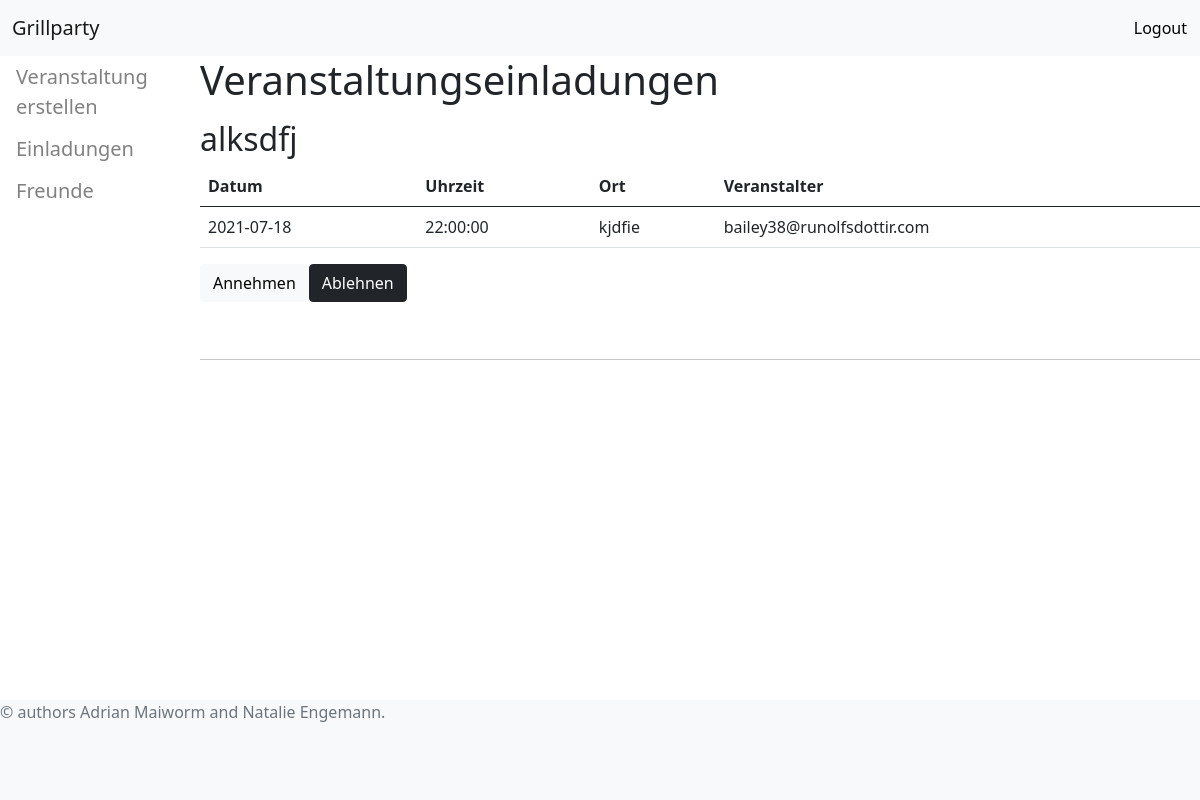
/invitations (signed in), run on the app's committed database.
### tables this page shows
CREATE TABLE parties (
				id INTEGER NOT NULL PRIMARY KEY AUTOINCREMENT,
				title TEXT NOT NULL,
				date TEXT NOT NULL,
				time TEXT NOT NULL,
				address TEXT NOT NULL,
				owner TEXT NOT NULL,
				FOREIGN KEY (owner) REFERENCES users(mailaddress));

### main.py (the view)
@app.route('/invitations', methods=['POST', 'GET'])
def invitations():
    session._get_current_object.__name__
    user = session["user"]
    invites = select_open_party_invites(conn, cur, user)
    print(invites)
    if request.method == "POST":
        Submit = request.form.get("Submit")
        print(Submit)
        forward_message = "Moving Forward..."
        return redirect(url_for('accept', pid=Submit))
    return render_template('invitations.html', invites = invites)

### db_connection.py (called while the page is built)
def select_open_party_invites(conn, cur, user):
	script = """
	SELECT id, title, date, address, time, owner
	FROM parties
	WHERE parties.id
	IN (SELECT party_id FROM participants WHERE participant_mail = ? AND accepted = 0);
	"""
	parameters = [user]
	cur.execute(script, parameters)
	results = cur.fetchall()
	return results

### templates/invitations.html (shortened to what this page needs)
{% extends "dashboard.html" %}
{% block overview %}
<div class="container-1">
    <h1> Veranstaltungseinladungen</h1>
        {% for invite in invites %}
        <p>
            <h2>{{ invite[1] }}</h2>
        <table class = "table">
            <thead>
            <tr>
                <th scope="col">Datum</th>
                <th scope="col">Uhrzeit</th>
                <th scope="col">Ort</th>
                <th scope="col">Veranstalter</th>
            </tr>
        </thead>
        <tbody>
            <tr>
              <td>{{ invite[2] }}</td>
              <td>{{ invite[4] }}</td>
              <td>{{ invite[3] }}</td>
              <td>{{ invite[5] }}</td>
            </tr>
          </tbody>
        </table>
            <div class="buttons">
                <form  method="post">
                    <button name="Submit" type="submit" value="{{ invite[0] }}" class="btn btn-light">Annehmen</button>
                </form>
                <form action="/decline/" method="post">
                    <button name="Decline" type="submit" value="{{ invite[0] }}" class="btn btn-dark">Ablehnen</button>
                </form>
            </div>
        </p>
        <span class="badge badge-primary">{{ invite[3] }}</span>
        <hr>
        {% endfor %}
</div>
{% endblock %}

### static/css/dashboard.css (style rules this page uses)
.container-1 { margin-left: 200px; }
.buttons { display:flex; align-items: center; }

### data on the page
parties: title "alksdfj", date "2021-07-18", time "22:00:00", address "kjdfie", owner "bailey38@runolfsdottir.com", {{ invite[0] }} 1 (drawn)
